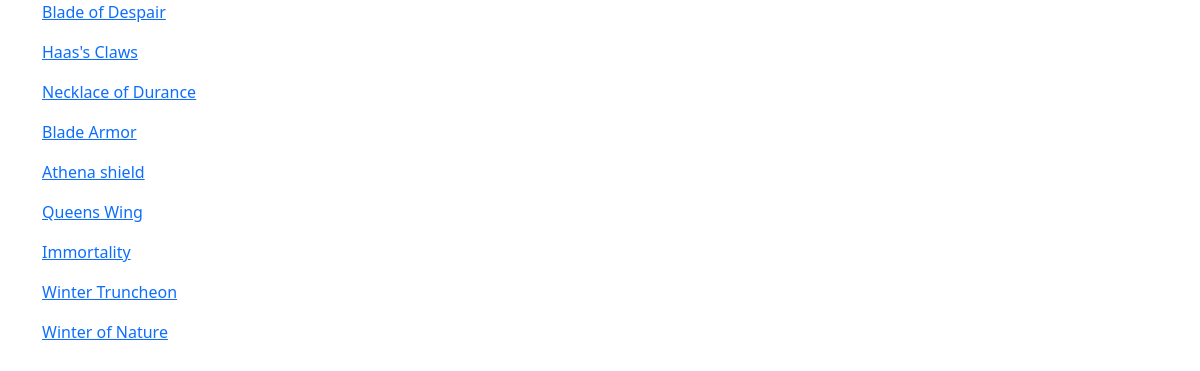
Page /pratikum/tugas4/latihan4c/index.php on the committed database.
### tables this page shows
CREATE TABLE `equipment_ml` (
  `id` int(11) NOT NULL,
  `picture` varchar(100) NOT NULL,
  `nama_equipment` varchar(100) NOT NULL,
  `tipe_equipment` varchar(100) NOT NULL,
  `penjelasan` varchar(100) NOT NULL,
  `harga` varchar(50) NOT NULL
);

### pratikum/tugas4/latihan4c/php/function.php (called while the page is built)
<?php
function koneksi(){
    $koneksi = mysqli_connect("localhost", "root","");
    mysqli_select_db($koneksi, "pw2021_tubes_203040140");
    return $koneksi;
}
function query($sql){
    $koneksi = koneksi();
    $result = mysqli_query($koneksi, "$sql");
    $rows=[];
    while ($row = mysqli_fetch_assoc($result)){
        $rows[]=$row;
    }
    return $rows;
}
?>

### pratikum/tugas4/latihan4c/index.php (the view, shortened to what this page needs)
<?php
require 'php/function.php';
$games = query("SELECT * FROM equipment_ml");
?>
<!DOCTYPE html>
<html lang="en">
<head>
    <link href="https://cdn.jsdelivr.net/npm/bootstrap@5.0.0-beta2/dist/css/bootstrap.min.css" rel="stylesheet">
</head>
<body>
<div class="container">
<table class="table table-bordered table-striped table-hover">
    <?php foreach($games as $g) : ?>
    <p class="nama_equipment">
                <a href="php/detail.php?id=<?= $g['id'] ?>">
                    <?= $g["nama_equipment"] ?>
                  </a>
            </p>
    <?php endforeach; ?>
  </div>
</body>
</html>

### rows in the picture
equipment_ml: nama_equipment "Blade of Despair"
equipment_ml: nama_equipment "Haas's Claws"
equipment_ml: nama_equipment "Necklace of Durance"
equipment_ml: nama_equipment "Blade Armor"
equipment_ml: nama_equipment "Athena shield"
equipment_ml: nama_equipment "Queens Wing"
equipment_ml: nama_equipment "Immortality"
equipment_ml: nama_equipment "Winter Truncheon"
equipment_ml: nama_equipment "Winter of Nature"
